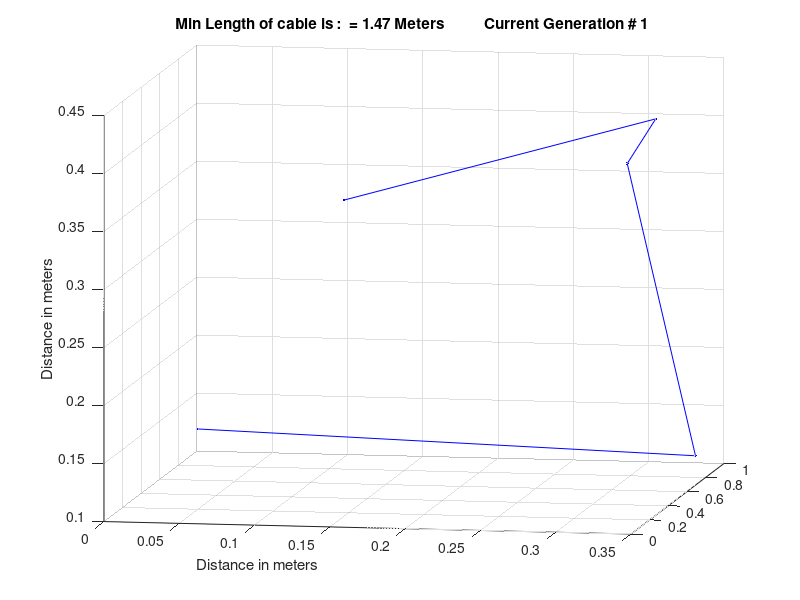

MATLAB code to generate this figure: (Note: this script raises an error after producing the figure.)
function router_linking()      
    
    
    clc 
    
    n=input('Enter the number of routers you want to install : ');
    
    router_object.graph_coordinates = rand(n,3);                       
    % this sets value of x and y co-ordinates 
                                                                           
    router_object.distance_matrix    = [];                             
    % initialize  the distance and cost matrix to null
    
    router_object.Initial_Populaton_size    = input('Please enter initial population size : ');    
    % this is the initial population size for GA          
         
        
    router_object.no_of_generations  = input('Please enter no. of iterations for GA to run : ');  
         
    router_object.show_progress = true;                                      
    % show_progress will show the GA progress if true     
    % % ---------- true and True have different meaning as matlab is case sensitive language --------- 
    
    router_object.display_results = true;                                    
    % display_results  shows the GA results if  set to true
    
        
  
    %% -------------------Extract configuration starts --------------------------
    
    
    xyz_coordiantes_of_one_element     =   router_object.graph_coordinates;                  
    % graph_coordinates (float) is an Nx2 matrix of city locations, where N is the number of routers
    
    distance_matrix  =   router_object.distance_matrix;              
    %  distance_matrix (float) is an NxN matrix of point to point distances/costs
    
    Initial_Populaton_size   = router_object.Initial_Populaton_size;         
    %  Initial_Populaton_size (scalar integer) is the size of the population (should be divisible by 4)
    
    no_of_generations  = router_object.no_of_generations;      
    %  no_of_generations (scalar integer) is the number of desired iteration_noations for the algorithm to run
    
    show_progress         = router_object.show_progress;                     
    %  show_progress (scalar logical) shows the GA progress if true
    
    display_results       = router_object.display_results;                   
    %  display_results (scalar logical) shows the GA results if true
    
       
    
    
    %%  Distance function defination
    
    if isempty(distance_matrix)
        
        no_of_routers =n; 
        a = meshgrid(1:no_of_routers) ;

  %  a=  1     2     3
   %     1     2     3
    %    1     2     3
       
        
        % a';
        
  %  a'=  1     1     1
   %      1     2     2
    %     3     3     3
    
        
          % The Euclidean distance between points p and q is the length of the line segment connecting them (\overline{\mathbf{p}\mathbf{q}}).
          
        distance_matrix = reshape(sqrt(sum((xyz_coordiantes_of_one_element(a,:)-xyz_coordiantes_of_one_element(a',:)).^2,2)),no_of_routers,no_of_routers);   
        % reshape(A,n1,n2) returns the n1 * n2 matrix, which has the same elements as A. The elements are taken column-wise from A to fill in the elements of the n1-by-n2 matrix.
    end
    
    
    
    
    %% Initialize the Population
    
    Initial_Populaton_size   = 4*ceil(Initial_Populaton_size/4);              
    % makes initial population size as multiple of 2
    
    init_population = zeros(Initial_Populaton_size,n);                        
    % generate an empty initial pop , where no of columns will decide no of router/elements
    
       
    for k = 1:Initial_Populaton_size;                                        
        % for all other population values the  initial population is generted randomly
         
        init_population(k,1) = 1; 
        init_population(k,n) = n;
        
       init_population(k,2:n-1) = 1+randperm(n-2)                                    
       %  p = randperm(n) returns a row vector containing a random permutation of the integers from 1 to n inclusive.
        
    
    end
    
    
        
    %% Run the  Simple Genetic algorithm
    % here we have initialized some parameters
    global_minima = Inf;                                                     
    % Inf returns the IEEE� arithmetic representation for positive infinity. 
    total_distance = zeros(1,Initial_Populaton_size);
    distance_travelled_history = zeros(1,no_of_generations);
    temprory_four_individuals = zeros(4,n);                                        
    % this will only store values of 4 generations
    new_population = zeros(Initial_Populaton_size,n);                       
    %  this will store values of all generations
    
    
    if show_progress                        
        %  % we can choose not to show graph by setting value of this varible to false
         figure('Name','Simple Genetic Algoithm','Numbertitle','off');      
         % it will show the graph of progress
        
    end
    
    
    
  %% calculate total distance from a router
      
      init_population_a = init_population;
        
    for iteration_no = 1:no_of_generations
        
        % Evaluate Each Population Member (Calculate Total Distance)
        
        for p = 1:Initial_Populaton_size                                    
            % this algorithm will calculate distance for every individual and then  select
            d = 0;                                                           
            % for every iteration_noation the value of distance is set to 0 in- order to recalsulate it
            
           % distance_matrix(init_population_a(p,k-1),init_population_a(p,k))
            for k = 2:n
                
                d = d + distance_matrix(init_population_a(p,k-1),init_population_a(p,k));
            end
            total_distance(p) = d;
        end
                       
        % Find the Best Route in the Population
        
       [minimum_distance,index] = min(total_distance);
       distance_travelled_history(iteration_no) = minimum_distance;
             
           
       
             
            
%% ----------------------- Progress Graph for GA Starts ------------------------------------------------------ %
 if minimum_distance < global_minima;
     
            global_minima = minimum_distance;
            optimum_route = init_population_a(index,:);
            
      if show_progress
                  
            plot3(xyz_coordiantes_of_one_element(optimum_route,1),xyz_coordiantes_of_one_element(optimum_route,2),xyz_coordiantes_of_one_element(optimum_route,3),'b.-');
           
      
              
              grid on                  
                   view(10,10)    %this is view angle                
                   title(sprintf('Min Length of cable is :  = %1.2f Meters          Current Generation # %d ',minimum_distance,iteration_no));
                   xlabel('Distance in meters')
                   zlabel('Distance in meters')
                   drawnow;
                 
      end
       a = [1:n]';
       b = num2str(a);
       c = cellstr(b);
       
            text(xyz_coordiantes_of_one_element(optimum_route,1), xyz_coordiantes_of_one_element(optimum_route,2),xyz_coordiantes_of_one_element(optimum_route,3),c, 'horizontal','left', 'vertical','top');
  end
     
                      
        %%  simple Genetic Algorithm Operators
      
        
        
       size=4;
        
       disp(sprintf('              ' ));
       disp(sprintf('              ' ));
       disp(sprintf('-------- generation # %g starts  ----------' , iteration_no));
       disp(sprintf('              ' ));
       
       loop=1;
       
       selection_vector = randperm(Initial_Populaton_size) ; 
        
       for p = 4:4:Initial_Populaton_size
       tic;    
           
       disp(sprintf('-------- loop # %g starts for generation # %g   ----------' , loop,iteration_no));
       disp(sprintf('              ' ));
       
       
            loop = loop+1;
            
            init_population_a
            
            selection_vector            
            
            four_new_individuals =  init_population_a(selection_vector(p-3:p),:)
            
            Distances_for_new_individuals = total_distance(selection_vector(p-3:p))
            
            
            [min_distance_value,id_of_this] = min(Distances_for_new_individuals)
            
            Elite_individual = four_new_individuals(id_of_this,:)
            
            random_chromosomes_tobe_operated = sort(ceil(n*rand(1,2)))
            
            point_a = random_chromosomes_tobe_operated(1)
            
            point_b = random_chromosomes_tobe_operated(2)
            
            for k = 1:4 % Mutate the Best to get Three New Routes
                
                                              
                temprory_four_individuals(k,:) = Elite_individual;
                
                switch k
                    
                    case 2 % Flipping 
                       
                      disp(sprintf('              ' ));
                      disp(sprintf('              ' ));
                        disp(sprintf('Fliping Chromosome at inividual 2 between Chromosome = %g and %g for generation # %g ' , point_a,point_b,iteration_no));
                        
                         % disp(['distance = ' num2str(distance)]); 
                         
                        temprory_four_individuals(k,point_a:point_b)   = temprory_four_individuals(k,point_b:-1:point_a)
                        
                    case 3 % Swap
                        
                        disp(sprintf('              ' ));
                        disp(sprintf('              ' ));
                        disp(sprintf('Swapping Chromosome at inividual 3 between Chromosome = %g and %g for generation # %g ' , point_a,point_b,iteration_no));
                        temprory_four_individuals(k,[point_a point_b]) = temprory_four_individuals(k,[point_b point_a])
                        
                    case 4 % Slide
                        
                         disp(sprintf('              ' ));
                        disp(sprintf('              ' ));
                        disp(sprintf('Sliding Chromosome at inividual 4 between Chromosome = %g and %g for generation # %g ' , point_a,point_b,iteration_no));
                       
                        temprory_four_individuals(k,point_a:point_b)   = temprory_four_individuals(k,[point_a+1:point_b point_a])
                       
                        
                    otherwise % Do Nothing
                end
            end
            new_population(p-3:p,:) = temprory_four_individuals
        end
        
        
        
        disp(sprintf(' ***** Showing initial population ***** ' ));
        
        init_population_a
        
        disp(sprintf('             ' ));
       
        
         disp(sprintf(' **** Showing new_population **** ' ));
        
        disp(sprintf('             ' ));
       
        new_population
        
        
        init_population_a = new_population;
        
        
       ftime= toc;    % this shows time at which algorithm stops 
         
    end
               
    
    
    
    
   %%
   
   
   
   
   tic;
    
    validate = input(' Press enter to solve this problem using Modified E : ');
   
    
   init_population_b = init_population;
        
    % Run the  Simple Genetic algorithm
    % here we have initialized some parameters
    global_minima = Inf;                                                     % Inf returns the IEEE� arithmetic representation for positive infinity. 
    total_distance = zeros(1,Initial_Populaton_size);
    distance_travelled_history_b = zeros(1,no_of_generations);
    temprory_four_individuals = zeros(4,n);                                        % this will only store values of 4 generations
    new_population = zeros(Initial_Populaton_size,n);                       %  this will store values of all generations
    
    
    if show_progress                        %  % we can choose not to show graph by setting value of this varible to false
         figure('Name','Modified Genetic Algorithm','Numbertitle','off');      % it will show the graph of progress
        
    end
    
    
    
     % calculate total distance from a router
        
    for iteration_no = 1:no_of_generations
       
        % Evaluate Each Population Member (Calculate Total Distance)
        for p = 1:Initial_Populaton_size                                     % this algorithm will calculate distance for every individual and then  select
            d = 0;                                                           % for every iteration_noation the value of distance is set to 0 in- order to recalsulate it
            
           % distance_matrix(init_population_b(p,k-1),init_population_b(p,k))
            for k = 2:n
                
                d = d + distance_matrix(init_population_b(p,k-1),init_population_b(p,k));
            end
            total_distance(p) = d;
        end
                       
        % Find the Best Route in the Population
        
       [minimum_distance_b,index] = min(total_distance);
       distance_travelled_history_b(iteration_no) = minimum_distance_b;
   
        
     % ----------------------- Progress Graph for Modified GA Starts ------------------------------------------------------ %
 if minimum_distance_b < global_minima;
     
            global_minima = minimum_distance_b;
            optimum_route_b = init_population_b(index,:);
            
      if show_progress
                  
            plot3(xyz_coordiantes_of_one_element(optimum_route_b,1),xyz_coordiantes_of_one_element(optimum_route_b,2),xyz_coordiantes_of_one_element(optimum_route_b,3),'b.-');
           
      
              
              grid on                  
                   view(10,10)    %this is view angle                
                   title(sprintf('Min Length of cable is :  = %1.2f Meters          Current Generation # %d ',minimum_distance_b,iteration_no));
                   xlabel('Distance in meters')
                   zlabel('Distance in meters')
                   drawnow;
                 
      end
       a = [1:n]';
       b = num2str(a);
       c = cellstr(b);
       
            text(xyz_coordiantes_of_one_element(optimum_route_b,1), xyz_coordiantes_of_one_element(optimum_route_b,2),xyz_coordiantes_of_one_element(optimum_route_b,3),c, 'horizontal','left', 'vertical','top');
 end
 
 
 
 
 % Modified Genetic Algorithm Operators
       
 
 
       size=4;
        
       disp(sprintf('              ' ));
       disp(sprintf('              ' ));
       disp(sprintf('-------- generation # %g starts  ----------' , iteration_no));
       disp(sprintf('              ' ));
       
       loop=1;
       
       selection_vector = randperm(Initial_Populaton_size) ; 
        
       for p = 4:4:Initial_Populaton_size
            
           
       disp(sprintf('-------- loop # %g starts for generation # %g   ----------' , loop,iteration_no));
       disp(sprintf('              ' ));
       
       
            loop = loop+1;
            
            init_population_b
            
            selection_vector            
            
            four_new_individuals =  init_population_b(selection_vector(p-3:p),:)
            
            Distances_for_new_individuals = total_distance(selection_vector(p-3:p))
            
            
            [min_distance_value,id_of_this] = min(Distances_for_new_individuals)
            
            Elite_individual = four_new_individuals(id_of_this,:)
            
            random_chromosomes_tobe_operated = sort(ceil(n*rand(1,2)))
            
            point_a = random_chromosomes_tobe_operated(1)
            
            point_b = random_chromosomes_tobe_operated(2)
            
            for k = 1:4 % Mutate the Best to get Three New Routes
                
                                              
                temprory_four_individuals(k,:) = Elite_individual;
                
                switch k
                    
                    case 2 % Flipping 
                       
                      disp(sprintf('              ' ));
                      disp(sprintf('              ' ));
                        disp(sprintf('Fliping Chromosome at inividual 2 between Chromosome = %g and %g for generation # %g ' , point_a,point_b,iteration_no));
                        
                         % disp(['distance = ' num2str(distance)]); 
                         
                        temprory_four_individuals(k,point_a:point_b)   = temprory_four_individuals(k,point_b:-1:point_a)
                        
                    case 3 % Swap
                        
                        disp(sprintf('              ' ));
                        disp(sprintf('              ' ));
                        disp(sprintf('Swapping Chromosome at inividual 3 between Chromosome = %g and %g for generation # %g ' , point_a,point_b,iteration_no));
                        temprory_four_individuals(k,[point_a point_b]) = temprory_four_individuals(k,[point_b point_a])
                        
                    case 4 % Slide
                        
                         disp(sprintf('              ' ));
                        disp(sprintf('              ' ));
                        disp(sprintf('Sliding Chromosome at inividual 4 between Chromosome = %g and %g for generation # %g ' , point_a,point_b,iteration_no));
                       
                        temprory_four_individuals(k,point_a:point_b)   = temprory_four_individuals(k,[point_a+1:point_b point_a])
                       
                        
                    otherwise % Do Nothing
                end
            end
            new_population(p-3:p,:) = temprory_four_individuals
        end
        
        
        
        disp(sprintf(' ***** Showing initial population ***** ' ));
        
        init_population_b
        
        disp(sprintf('             ' ));
       
        
         disp(sprintf(' **** Showing new_population **** ' ));
        
        disp(sprintf('             ' ));
       
        new_population
        
        
        init_population_b = new_population;
        
        
    ftime1= toc;    % this shows time at which algorithm stops 
         
   
    end
    
              
         %% ----------------------- Final Graph for GA Starts  ------------------------------------------------------ %
        
        if display_results     % we can choose not to show graph by setting value of this varible to false
        
        hfig=(figure);
        set(hfig,'Position',[1 1 2000 800]);   %  set(hfig,'Position',[Positio1 Position2 length height]);
         
         
         % ----------------------- subplot(2,3,1) Starts ------------------------------------------------------ %
        
        subplot(2,3,1);
                   
         mycolor = [255 240 245] ./ 255;
         set(0,'DefaultAxesColor',mycolor);  %we have set the bg-color for  graph 
       
           
            
            plot3(xyz_coordiantes_of_one_element(:,1),xyz_coordiantes_of_one_element(:,2),xyz_coordiantes_of_one_element(:,3),'+');
            a = [1:n]';
            b = num2str(a);
            c = cellstr(b);
            text(xyz_coordiantes_of_one_element(:,1), xyz_coordiantes_of_one_element(:,2),xyz_coordiantes_of_one_element(:,3),c, 'horizontal','left', 'vertical','top');
           
        
            grid on
            view(10,10) %this is view angle
            title('Locations of each Router');     % titles has to be mentioned at end
             
             
            xlabel('Distance in meters')
            zlabel('Distance in meters')
       
        
         % ----------------------- subplot(2,3,2) Starts ------------------------------------------------------ %
        
        subplot(2,3,2);
        
            
          plot3(xyz_coordiantes_of_one_element(optimum_route,1),xyz_coordiantes_of_one_element(optimum_route,2),xyz_coordiantes_of_one_element(optimum_route,3),'b.-');
          grid on
          view(10,10) % this is view angle
            
            a = [1:n]';
            b = num2str(a);
            c = cellstr(b);
            text(xyz_coordiantes_of_one_element(optimum_route,1), xyz_coordiantes_of_one_element(optimum_route,2),xyz_coordiantes_of_one_element(optimum_route,3),c, 'horizontal','left', 'vertical','top');
            
            title(sprintf(' Min distance for packets  is = %1.2f Meters    ',minimum_distance));
            xlabel('Distance in meters')
            zlabel('Distance in meters')
                  
      
                       
          subplot
        
         % ----------------------- subplot(2,3,3) Starts ------------------------------------------------------ %
        
        subplot(2,3,3);
        
      
        area(distance_travelled_history,'LineStyle',':');
        grid on
        
        colormap prism
        
        title('Best solutions for basic Genetic Algorithm');
        xlabel('Generations')
        zlabel('Distance in meters')
        
        
        
        
        
        
     %% ----------------------- Final Graph for MGA   Starts  ------------------------------------------------------ %
        
            %----------------------- subplot(2,3,4) Starts ------------------------------------------------------ %
        
        subplot(2,3,4);
                   
         mycolor = [200 200 245] ./ 255;
         set(0,'DefaultAxesColor',mycolor);  %we have set the bg-color for  graph 
       
                      
           
                  
            
            
            plot3(xyz_coordiantes_of_one_element(:,1),xyz_coordiantes_of_one_element(:,2),xyz_coordiantes_of_one_element(:,3),'*');
            a = [1:n]';
            b = num2str(a);
            c = cellstr(b);
            text(xyz_coordiantes_of_one_element(:,1), xyz_coordiantes_of_one_element(:,2),xyz_coordiantes_of_one_element(:,3),c, 'horizontal','left', 'vertical','top');
           
        
            grid on
            view(10,10) %this is view angle
             title('Locations of each Router');     % titles has to be mentioned at end
             
             
            xlabel('Distance in meters')
            zlabel('Distance in meters')
       
        
         % ----------------------- subplot(2,3,5) Starts ------------------------------------------------------ %
        
        subplot(2,3,5);
        
            
          plot3(xyz_coordiantes_of_one_element(optimum_route_b,1),xyz_coordiantes_of_one_element(optimum_route_b,2),xyz_coordiantes_of_one_element(optimum_route_b,3),'.-');
          grid on
          view(10,10) %this is view angle
            
            a = [1:n]';
            b = num2str(a);
            c = cellstr(b);
            text(xyz_coordiantes_of_one_element(optimum_route_b,1), xyz_coordiantes_of_one_element(optimum_route_b,2),xyz_coordiantes_of_one_element(optimum_route_b,3),c, 'horizontal','left', 'vertical','top');
           
            title(sprintf(' Min length of cables  is = %1.2f Meters    ',minimum_distance_b));
            xlabel('Distance in meters')
            zlabel('Distance in meters')
                  
      
                       
          
        
         % ----------------------- subplot(2,3,6) Starts ------------------------------------------------------ %
        
        subplot(2,3,6);
        
      
        area(distance_travelled_history_b,'LineStyle',':');
        grid on
        
        colormap prism
        
        title(' Best solutions for Advance Genetic Algorithm');
        xlabel('Generations')
        zlabel('Distance in meters')
        
        %clc;
       
        end     

   



        
